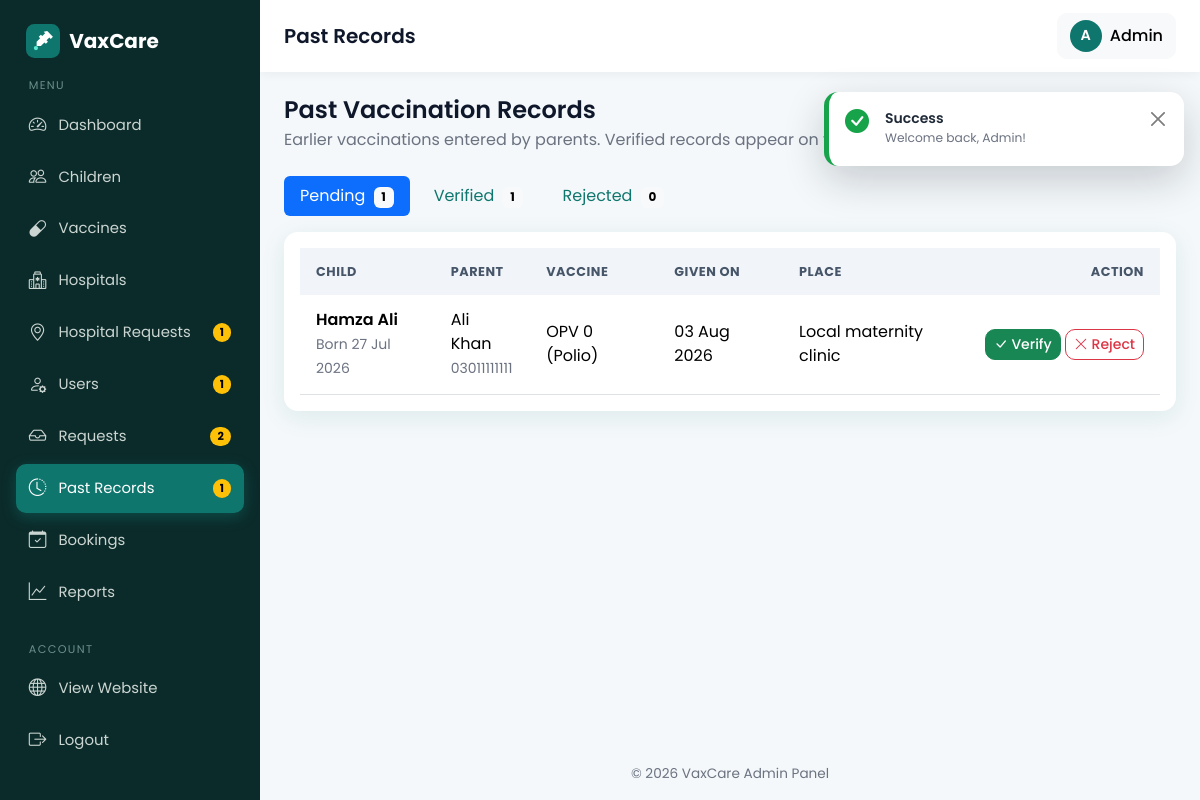
The page /admin/past_records.php (signed in) on the database its author committed.
### tables this page shows
CREATE TABLE past_vaccinations (
  id INT AUTO_INCREMENT PRIMARY KEY,
  child_id INT NOT NULL,
  vaccine_id INT NOT NULL,
  given_date DATE NOT NULL,
  place VARCHAR(150) NOT NULL,                        
  status ENUM('pending','verified','rejected') NOT NULL DEFAULT 'pending',
  created_at TIMESTAMP DEFAULT CURRENT_TIMESTAMP,
  FOREIGN KEY (child_id)   REFERENCES children(id) ON DELETE CASCADE,
  FOREIGN KEY (vaccine_id) REFERENCES vaccines(id) ON DELETE CASCADE,
  UNIQUE KEY uniq_child_vaccine (child_id, vaccine_id)    
);

CREATE TABLE children (
  id INT AUTO_INCREMENT PRIMARY KEY,
  parent_id INT NOT NULL,
  name VARCHAR(100) NOT NULL,
  dob DATE NOT NULL,
  gender ENUM('male','female') NOT NULL,
  blood_group VARCHAR(5),
  created_at TIMESTAMP DEFAULT CURRENT_TIMESTAMP,
  FOREIGN KEY (parent_id) REFERENCES users(id) ON DELETE CASCADE
);

CREATE TABLE users (
  id INT AUTO_INCREMENT PRIMARY KEY,
  name VARCHAR(100) NOT NULL,
  email VARCHAR(120) NOT NULL UNIQUE,
  password VARCHAR(255) NOT NULL,           
  phone VARCHAR(20),
  role ENUM('admin','parent','hospital') NOT NULL,
  status ENUM('active','pending','disabled') NOT NULL DEFAULT 'active',   
  failed_logins INT NOT NULL DEFAULT 0,                                   
  locked_until DATETIME NULL,                                             
  city VARCHAR(80) NULL,                                                  
  address VARCHAR(255) NULL,                                              
  created_at TIMESTAMP DEFAULT CURRENT_TIMESTAMP
);

CREATE TABLE vaccines (
  id INT AUTO_INCREMENT PRIMARY KEY,
  vaccine_name VARCHAR(120) NOT NULL,
  description VARCHAR(255),
  recommended_age VARCHAR(50),               
  recommended_age_days INT NOT NULL DEFAULT 0,
  availability ENUM('available','unavailable') NOT NULL DEFAULT 'available'
);

### admin/past_records.php (the view, shortened to what this page needs)
<?php
require_once __DIR__ . '/../config/db.php';
$allowed = ['pending', 'verified', 'rejected'];
$status  = in_array($_GET['status'] ?? '', $allowed, true) ? $_GET['status'] : 'pending';
$counts = $pdo->query('SELECT status, COUNT(*) FROM past_vaccinations GROUP BY status')->fetchAll(PDO::FETCH_KEY_PAIR);
$stmt = $pdo->prepare(
    "SELECT p.id, p.given_date, p.place, p.status, p.created_at,
            c.name AS child_name, c.dob, u.name AS parent_name, u.phone AS parent_phone, v.vaccine_name
     FROM past_vaccinations p
     JOIN children c ON c.id = p.child_id
     JOIN users    u ON u.id = c.parent_id
     JOIN vaccines v ON v.id = p.vaccine_id
     WHERE p.status = ?
     ORDER BY p.created_at DESC, p.id DESC"
);
$stmt->execute([$status]);
$records = $stmt->fetchAll();
require_once __DIR__ . '/../includes/admin_header.php';
?>
<div class="mb-4">
  <h4 class="mb-1">Past Vaccination Records</h4>
  <p class="text-muted mb-0">Earlier vaccinations entered by parents. Verified records appear on the child's certificate.</p>
</div>
<ul class="nav nav-pills mb-3 gap-2">
  <?php foreach ($allowed as $s): ?>
    <li class="nav-item">
      <a class="nav-link <?= $status === $s ? 'active' : '' ?>" href="?status=<?= $s ?>">
        <?= ucfirst($s) ?> <span class="badge text-bg-light ms-1"><?= (int)($counts[$s] ?? 0) ?></span>
      </a>
    </li>
  <?php endforeach; ?>
</ul>
<div class="card">
  <div class="card-body">
    <div class="table-responsive">
      <table class="table table-hover table-stack mb-0">
        <thead>
          <tr><th>Child</th><th>Parent</th><th>Vaccine</th><th>Given on</th><th>Place</th>
              <th class="text-end"><?= $status === 'pending' ? 'Action' : 'Status' ?></th></tr>
        </thead>
        <tbody>
          <?php foreach ($records as $r): ?>
            <tr>
              <td data-label="Child">
                <div class="fw-semibold"><?= e($r['child_name']) ?></div>
                <small class="text-muted">Born <?= format_date($r['dob']) ?></small>
              </td>
              <td data-label="Parent">
                <div><?= e($r['parent_name']) ?></div>
                <small class="text-muted"><?= e($r['parent_phone']) ?></small>
              </td>
              <td data-label="Vaccine"><?= e($r['vaccine_name']) ?></td>
              <td data-label="Given on"><?= format_date($r['given_date']) ?></td>
              <td data-label="Place"><?= e($r['place']) ?></td>
              <?php if ($r['status'] === 'pending'): ?>
                <td class="text-end text-nowrap">
                  <?php foreach (['verify' => ['success', 'bi-check-lg', 'Verify'], 'reject' => ['outline-danger', 'bi-x-lg', 'Reject']] as $act => [$btn, $icon, $label]): ?>
                    <form method="post" action="<?= BASE_URL ?>/admin/past_action.php" class="d-inline">
                      <button type="submit" class="btn btn-sm btn-<?= $btn ?>"
                              <?= $act === 'reject' ? 'data-confirm="Reject this record?"' : '' ?>>
                        <i class="bi <?= $icon ?>"></i> <?= $label ?>
                      </button>
                    </form>
                  <?php endforeach; ?>
                </td>
              <?php else: ?>
                <td class="text-end" data-label="Status"><?= status_badge($r['status']) ?></td>
              <?php endif; ?>
            </tr>
          <?php endforeach; ?>
        </tbody>
      </table>
    </div>
  </div>
</div>
<?php require_once __DIR__ . '/../includes/admin_footer.php'; ?>

### assets/css/style.css (style rules this page uses)
:root { --brand: #0f766e; --brand-dark: #115e59; --brand-light: #ccfbf1; --accent: #2563eb; --bg: #f4f8fa; --text: #1f2937; --muted: #6b7280; --radius: 14px; --shadow: 0 6px 24px rgba(15, 118, 110, 0.10); --bs-primary: #0f766e; --bs-primary-rgb: 15, 118, 110; --bs-link-color: #0f766e; --bs-link-hover-color: #115e59; --bs-body-font-family: 'Poppins', system-ui, sans-serif; --bs-body-color: var(--text); }
html { scroll-behavior: smooth; }
body { font-family: 'Poppins', system-ui, sans-serif; background: var(--bg); color: var(--text); min-height: 100vh; display: flex; flex-direction: column; }
h1, h2, h3, h4, h5, h6 { font-weight: 600; color: #0f172a; }
.text-muted { color: var(--muted) !important; }
.btn { border-radius: 10px; font-weight: 500; transition: all .2s ease; }
.card { border: 0; border-radius: var(--radius); box-shadow: var(--shadow); }
.table thead th { background: #f1f5f9; font-size: .8rem; text-transform: uppercase; letter-spacing: .04em; color: #475569; border-bottom: 0; white-space: nowrap; }
.table > :not(caption) > * > * { padding: .85rem 1rem; vertical-align: middle; }
body.admin-body { display: block; background: var(--bg); }
:root { --bs-primary-bg-subtle: #ccfbf1; --bs-primary-text-emphasis: #0f766e; }
html { scroll-padding-top: 80px; }

### rows shown on the page
past_vaccinations: child.name "Hamza Ali", child.dob "27 Jul 2026", users.name "Ali Khan", users.phone "03011111111", vaccine.vaccine_name "OPV 0 (Polio)", given_date "03 Aug 2026", place "Local maternity clinic", status "pending" (drawn), label "Verify", label "Reject"

### other values the page prints
APP_NAME "VaxCare"
$label "Dashboard"
$label "Children"
$label "Vaccines"
$label "Hospitals"
$label "Hospital Requests"
$badges[$file] "1"
$label "Users"
$label "Requests"
$badges[$file] "2"
$label "Past Records"
$label "Bookings"
$label "Reports"
$pageTitle "Past Records"
mb_strtoupper(mb_substr($_SESSION['name'] ?? 'A', 0, 1)) "A"
